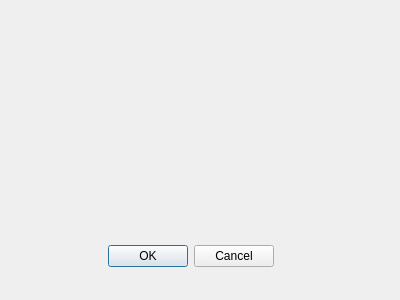
<?xml version="1.0" encoding="UTF-8"?>
<ui version="4.0">
 <class>Dialog</class>
 <widget class="QDialog" name="Dialog">
  <property name="geometry">
   <rect>
    <x>0</x>
    <y>0</y>
    <width>400</width>
    <height>300</height>
   </rect>
  </property>
  <property name="windowTitle">
   <string>Dialog</string>
  </property>
  <widget class="QDialogButtonBox" name="buttonBox">
   <property name="geometry">
    <rect>
     <x>20</x>
     <y>240</y>
     <width>341</width>
     <height>32</height>
    </rect>
   </property>
   <property name="orientation">
    <enum>Qt::Horizontal</enum>
   </property>
   <property name="standardButtons">
    <set>QDialogButtonBox::Cancel|QDialogButtonBox::Ok</set>
   </property>
   <property name="centerButtons">
    <bool>true</bool>
   </property>
  </widget>
 </widget>
 <resources/>
 <connections>
  <connection>
   <sender>buttonBox</sender>
   <signal>accepted()</signal>
   <receiver>Dialog</receiver>
   <slot>accept()</slot>
   <hints>
    <hint type="sourcelabel">
     <x>248</x>
     <y>254</y>
    </hint>
    <hint type="destinationlabel">
     <x>157</x>
     <y>274</y>
    </hint>
   </hints>
  </connection>
  <connection>
   <sender>buttonBox</sender>
   <signal>rejected()</signal>
   <receiver>Dialog</receiver>
   <slot>reject()</slot>
   <hints>
    <hint type="sourcelabel">
     <x>316</x>
     <y>260</y>
    </hint>
    <hint type="destinationlabel">
     <x>286</x>
     <y>274</y>
    </hint>
   </hints>
  </connection>
 </connections>
</ui>
